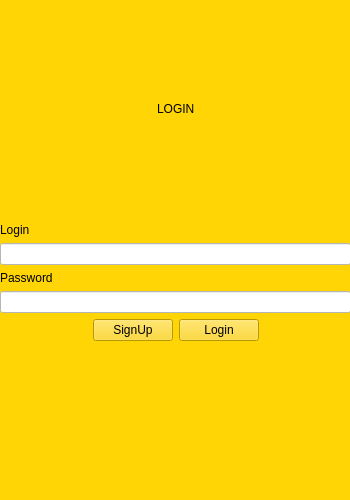
<?xml version="1.0" encoding="UTF-8"?>
<ui version="4.0">
 <class>MainWindow</class>
 <widget class="QMainWindow" name="MainWindow">
  <property name="geometry">
   <rect>
    <x>0</x>
    <y>0</y>
    <width>350</width>
    <height>500</height>
   </rect>
  </property>
  <property name="windowTitle">
   <string>MainWindow</string>
  </property>
  <property name="styleSheet">
   <string notr="true">background: rgb(255, 213, 5);</string>
  </property>
  <widget class="QWidget" name="centralwidget">
   <property name="enabled">
    <bool>true</bool>
   </property>
   <widget class="QWidget" name="verticalLayoutWidget">
    <property name="geometry">
     <rect>
      <x>0</x>
      <y>0</y>
      <width>351</width>
      <height>501</height>
     </rect>
    </property>
    <layout class="QVBoxLayout" name="verticalLayout">
     <item>
      <spacer name="verticalSpacer_2">
       <property name="orientation">
        <enum>Qt::Vertical</enum>
       </property>
       <property name="sizeHint" stdset="0">
        <size>
         <width>20</width>
         <height>40</height>
        </size>
       </property>
      </spacer>
     </item>
     <item>
      <layout class="QHBoxLayout" name="horizontalLayout">
       <item>
        <spacer name="horizontalSpacer_2">
         <property name="orientation">
          <enum>Qt::Horizontal</enum>
         </property>
         <property name="sizeHint" stdset="0">
          <size>
           <width>40</width>
           <height>20</height>
          </size>
         </property>
        </spacer>
       </item>
       <item>
        <widget class="QLabel" name="label">
         <property name="styleSheet">
          <string notr="true">font: 81 18pt &quot;Plus Jakarta Sans ExtraBold&quot;;</string>
         </property>
         <property name="text">
          <string>LOGIN</string>
         </property>
        </widget>
       </item>
       <item>
        <spacer name="horizontalSpacer">
         <property name="orientation">
          <enum>Qt::Horizontal</enum>
         </property>
         <property name="sizeHint" stdset="0">
          <size>
           <width>40</width>
           <height>20</height>
          </size>
         </property>
        </spacer>
       </item>
      </layout>
     </item>
     <item>
      <spacer name="verticalSpacer">
       <property name="orientation">
        <enum>Qt::Vertical</enum>
       </property>
       <property name="sizeHint" stdset="0">
        <size>
         <width>20</width>
         <height>40</height>
        </size>
       </property>
      </spacer>
     </item>
     <item>
      <layout class="QVBoxLayout" name="verticalLayout_2">
       <item>
        <layout class="QVBoxLayout" name="verticalLayout_3">
         <item>
          <widget class="QLabel" name="label_3">
           <property name="styleSheet">
            <string notr="true">font: 80 10pt &quot;Plus Jakarta Sans Semibold&quot;;</string>
           </property>
           <property name="text">
            <string>Login</string>
           </property>
          </widget>
         </item>
         <item>
          <widget class="QLineEdit" name="lineEdit">
           <property name="styleSheet">
            <string notr="true">background: rgb(255, 255, 255)</string>
           </property>
          </widget>
         </item>
         <item>
          <widget class="QLabel" name="label_2">
           <property name="styleSheet">
            <string notr="true">font: 80 10pt &quot;Plus Jakarta Sans Semibold&quot;;</string>
           </property>
           <property name="text">
            <string>Password</string>
           </property>
          </widget>
         </item>
         <item>
          <widget class="QLineEdit" name="lineEdit_2">
           <property name="styleSheet">
            <string notr="true">background: rgb(255, 255, 255)</string>
           </property>
          </widget>
         </item>
        </layout>
       </item>
       <item>
        <layout class="QHBoxLayout" name="horizontalLayout_3">
         <item>
          <spacer name="horizontalSpacer_3">
           <property name="orientation">
            <enum>Qt::Horizontal</enum>
           </property>
           <property name="sizeHint" stdset="0">
            <size>
             <width>40</width>
             <height>20</height>
            </size>
           </property>
          </spacer>
         </item>
         <item>
          <widget class="QPushButton" name="pushButton_2">
           <property name="styleSheet">
            <string notr="true">background: rgb(255, 255, 255);
border-radius: 10px;
padding: 8px;
width: 50px;
font: 63 8pt &quot;Plus Jakarta Sans SemiBold&quot;;
hover: { 
	background: rgb(212, 212, 212);
	scale: 115%;
}</string>
           </property>
           <property name="text">
            <string>SignUp</string>
           </property>
          </widget>
         </item>
         <item>
          <widget class="QPushButton" name="pushButton">
           <property name="enabled">
            <bool>true</bool>
           </property>
           <property name="styleSheet">
            <string notr="true">background: rgb(255, 255, 255);
font: 63 8pt &quot;Plus Jakarta Sans SemiBold&quot;;
border-radius: 10px;
padding: 8px;
width: 50px;
hover: { 
	background: rgb(212, 212, 212);
	scale: 115%;
}</string>
           </property>
           <property name="text">
            <string>Login</string>
           </property>
          </widget>
         </item>
         <item>
          <spacer name="horizontalSpacer_4">
           <property name="orientation">
            <enum>Qt::Horizontal</enum>
           </property>
           <property name="sizeHint" stdset="0">
            <size>
             <width>40</width>
             <height>20</height>
            </size>
           </property>
          </spacer>
         </item>
        </layout>
       </item>
       <item>
        <spacer name="verticalSpacer_6">
         <property name="orientation">
          <enum>Qt::Vertical</enum>
         </property>
         <property name="sizeHint" stdset="0">
          <size>
           <width>20</width>
           <height>40</height>
          </size>
         </property>
        </spacer>
       </item>
       <item>
        <spacer name="verticalSpacer_5">
         <property name="orientation">
          <enum>Qt::Vertical</enum>
         </property>
         <property name="sizeHint" stdset="0">
          <size>
           <width>20</width>
           <height>40</height>
          </size>
         </property>
        </spacer>
       </item>
       <item>
        <spacer name="verticalSpacer_4">
         <property name="orientation">
          <enum>Qt::Vertical</enum>
         </property>
         <property name="sizeHint" stdset="0">
          <size>
           <width>20</width>
           <height>40</height>
          </size>
         </property>
        </spacer>
       </item>
       <item>
        <spacer name="verticalSpacer_3">
         <property name="orientation">
          <enum>Qt::Vertical</enum>
         </property>
         <property name="sizeHint" stdset="0">
          <size>
           <width>20</width>
           <height>40</height>
          </size>
         </property>
        </spacer>
       </item>
      </layout>
     </item>
    </layout>
   </widget>
  </widget>
 </widget>
 <resources/>
 <connections/>
</ui>
